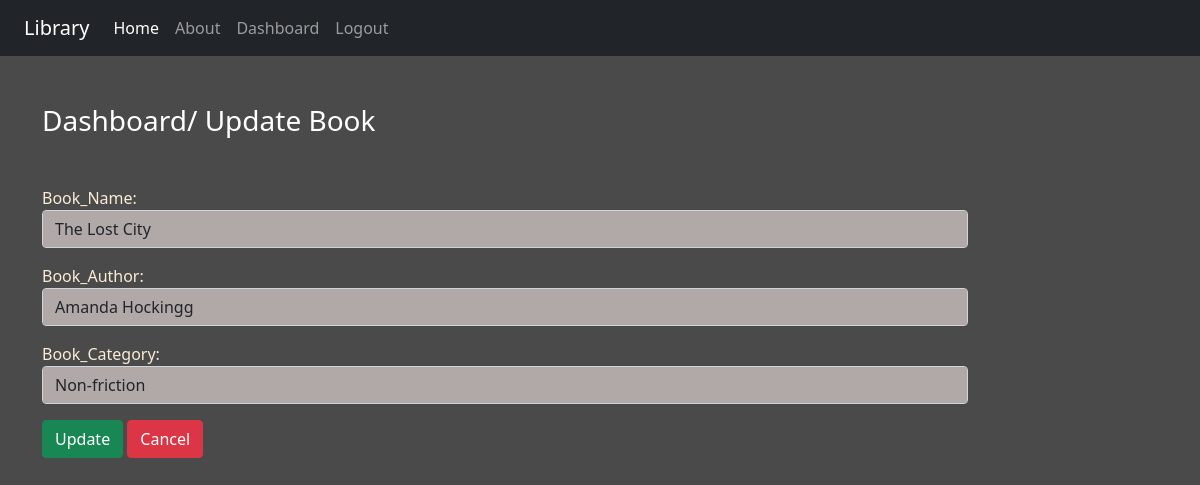
Screenshot of /updatebook/3/ (signed in) with the database file from the repository.
### book/models.py (models this page shows)
class Book(models.Model):
    book_name=models.CharField(max_length=100)
    book_author=models.CharField(max_length=100)
    book_category=models.CharField(max_length=100)

### book/views.py (the view)
# urls.py: path('updatebook/<int:id>/', views.update_book, name='updatebook'),
def update_book(request, id):
    if request.user.is_authenticated:
        if request.method == 'POST':
            pi = Book.objects.get(pk=id)
            form = PostForm(request.POST, instance=pi)
            if form.is_valid():
                form.save()
        else:
            pi = Book.objects.get(pk=id)
            form = PostForm(instance=pi)
        return render(request, 'book/updatebook.html', {'form':form})
    else:
        return HttpResponseRedirect('/login/')

### book/forms.py
class PostForm(forms.ModelForm):
    class Meta:
        model = Book
        fields = ['book_name','book_author','book_category']
        labels = {'book_name':'Book_Name','book_author':'Book_Author','book_category':'Book_Category'}
        widgets = {'book_name':forms.TextInput(attrs={'class':'form-control'}),
        'book_author':forms.TextInput(attrs={'class':'form-control'}),
        'book_category':forms.TextInput(attrs={'class':'form-control'}),}

### book/templates/book/updatebook.html (shortened to what this page needs)
{% extends 'book/base.html' %}
{% load static %}
{% block content %}
<div class="col-sm-10">
    <h3 class="text-white my-5">Dashboard/ Update Book</h3>
    <form action="" method="post" novalidate>
        {{form.as_p}}
        <input type="submit" value="Update" class="btn btn-success">
        <a href="{% url 'dashboard' %}" class="btn btn-danger">Cancel</a>
    </form>
</div>
{% endblock content %}

### book/static/book/css/style.css (style rules this page uses)
body { background-color: rgb(75, 74, 74); color: antiquewhite; }
.form-control, .form-control:focus { background-color: rgb(177, 168,168); }

### rows the page displays
Book: book_name "The Lost City", book_author "Amanda Hockingg", book_category "Non-friction"
